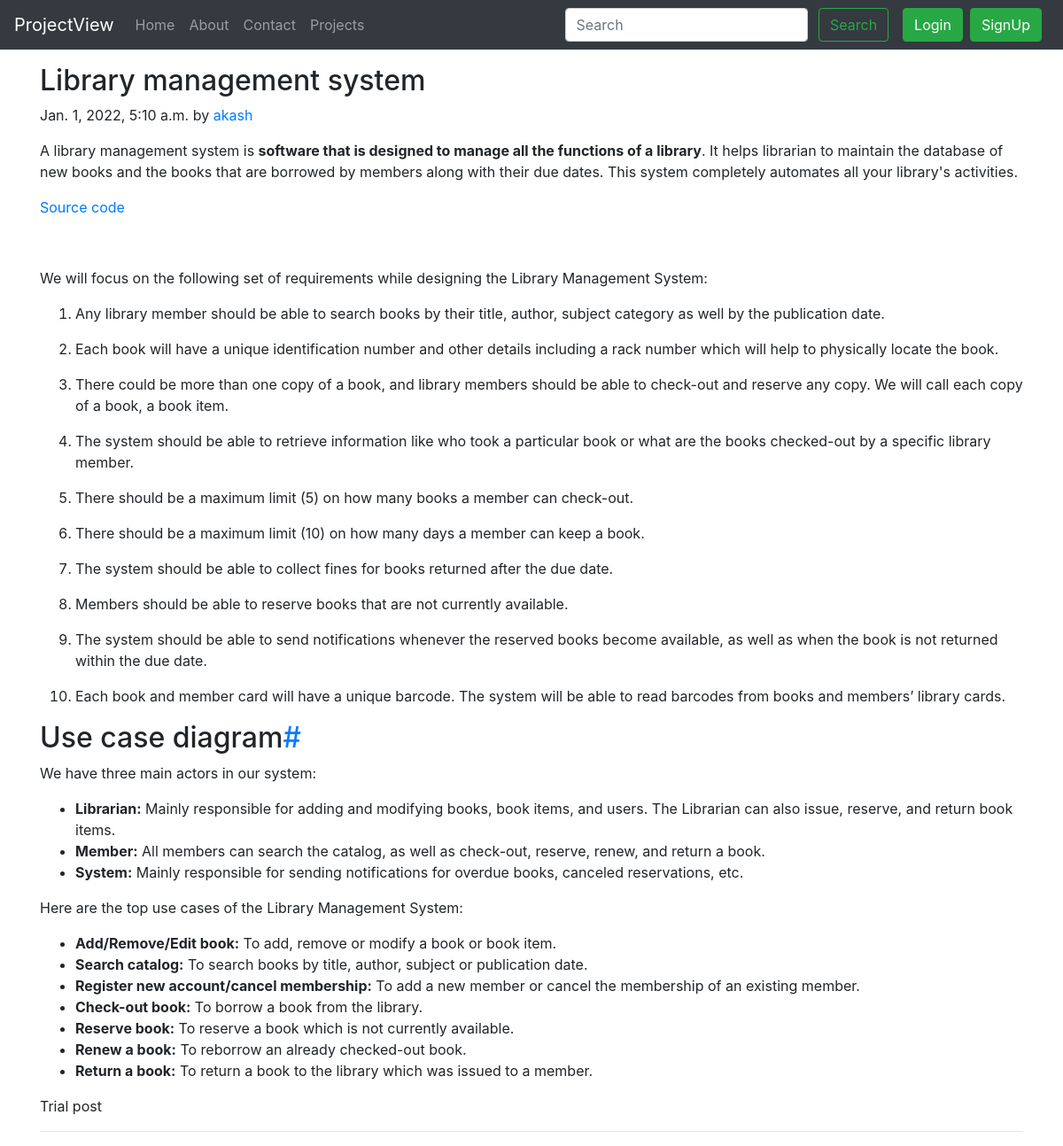
Page /project/first project on the committed database.
### project/models.py (models this page shows, shortened)
class Post(models.Model):
    sno=models.AutoField(primary_key=True)
    title=models.CharField(max_length=255)
    project_by=models.CharField(max_length=14)
    slug=models.CharField(max_length=130)
    timeStamp=models.DateTimeField(blank=True)
    content= RichTextField(blank=True, null=True)

### project/views.py (the view)
# urls.py: path('<str:slug>', views.projectPost, name="projectPost"),
def projectPost(request, slug):
    post=Post.objects.filter(slug=slug).first()
    context={"post":post}
    return render(request, "project/projectPost.html", context)

### templates/project/projectPost.html (shortened to what this page needs)
{% extends 'base.html' %}
{% block body %}
<div class="container my-3">
<div class="blog-post">
        <h2 class="blog-post-title">{{post.title}}</h2>
        <p class="blog-post-meta">{{post.timeStamp}} by <a href="#">{{post.project_by}}</a></p>
        <p>{{post.content|safe}}</p>
        <hr>
      </div>
      </div>
 {% endblock %}

### rows in the picture
Post: title "Library management system", timeStamp "Jan. 1, 2022, 5:10 a.m.", project_by "akash", content "A library management system is software that is designed to manage all the functions of a library . It helps librarian to maintain the database of new books and the books that are borrowed by members along with their due dates. This system completely automates all your library's activities. Source code We will focus on the following set of requirements while designing the Library Management System: Any library member should be able to search books by their title, author, subject category as well by the publication date. Each book will have a unique identification number and other details including a rack number which will help to physically locate the book. There could be more than one copy…"
